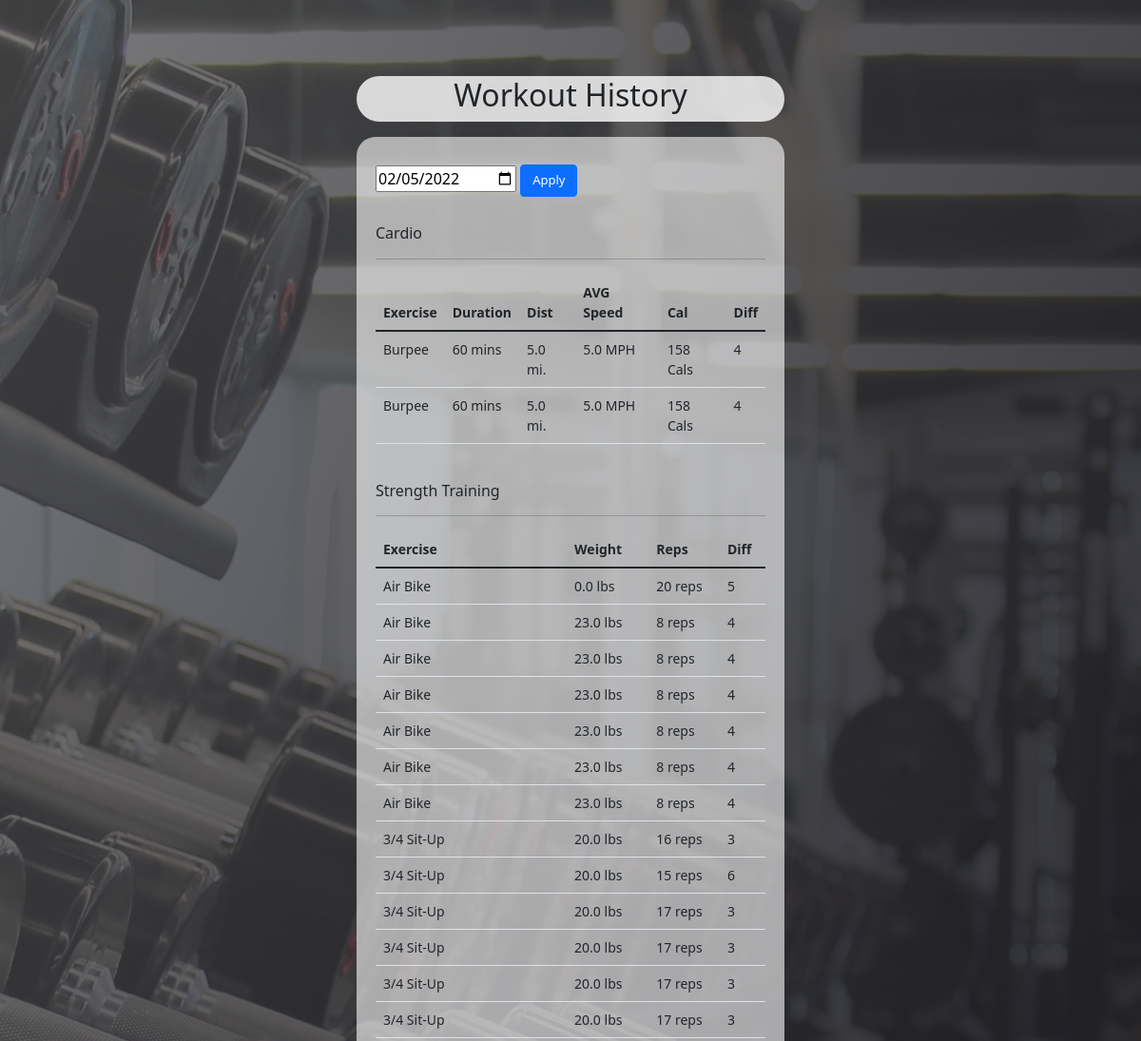
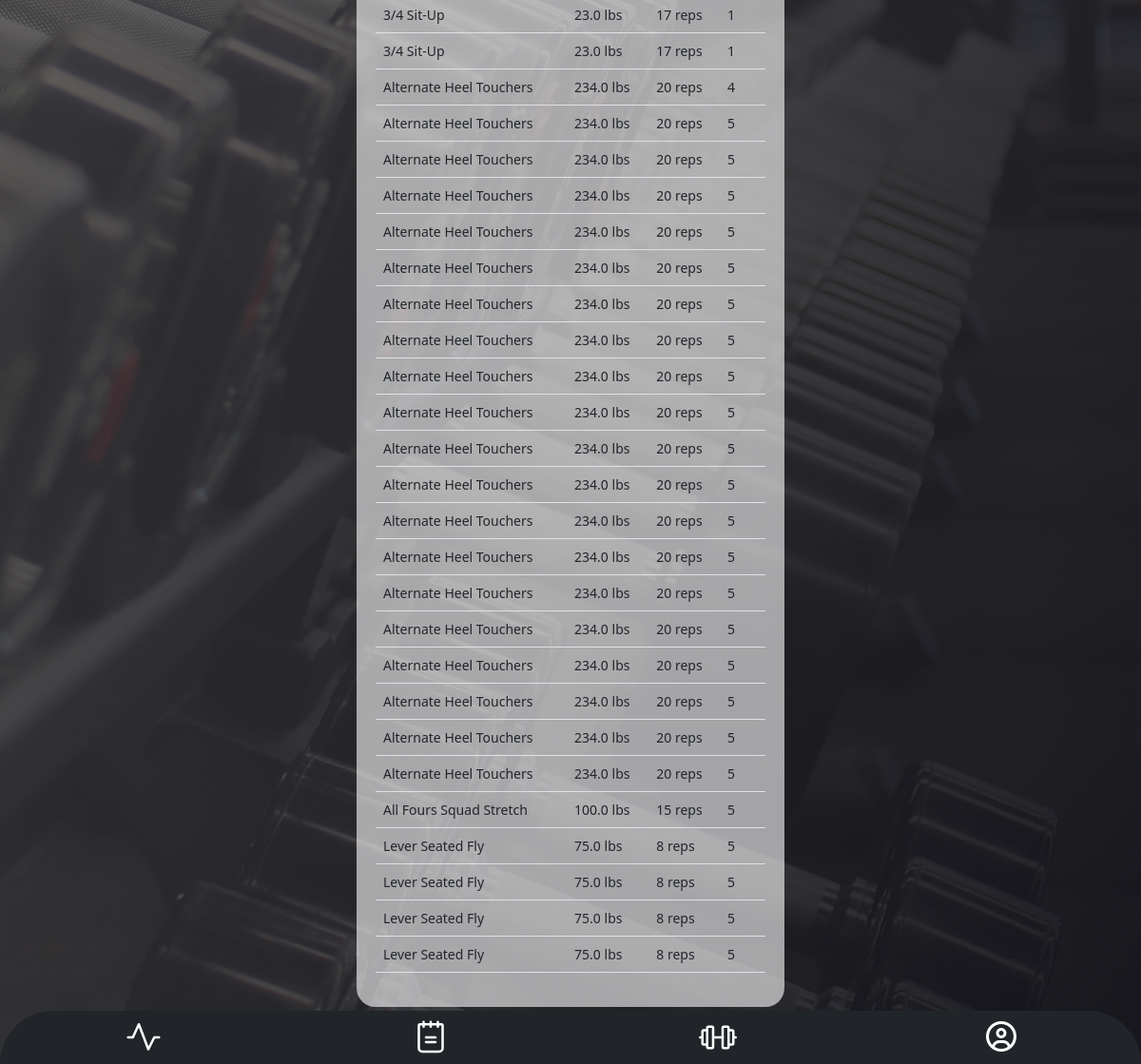
The app's page /history (signed in) with its own data (2 pictures, top to bottom).
### app.py (models this page shows, shortened)
class WorkoutLog(db.Model):
    id = db.Column(db.Integer, primary_key=True)
    userId = db.Column(db.Integer, db.ForeignKey('users.id'))
    recorded = db.Column(db.DateTime, unique=False, nullable=False)
    exercise = db.Column(db.String(100), unique=False, nullable=False)
    type = db.Column(db.String(100), unique=False, nullable=False) # Cardio or weightlift
    reps = db.Column(db.Integer, unique=False, nullable=True)
    weight = db.Column(db.Float, unique=False, nullable=True) # Measured in lbs.
    duration = db.Column(db.Integer, unique=False, nullable=True) # Measured in mins
    distance = db.Column(db.Float, unique=False, nullable=True) # Measured in mi.
    avgSpeed = db.Column(db.Float, unique=False, nullable=True) # Measured in MPH
    calories = db.Column(db.Integer, unique=False, nullable=True) # Calorie Estimation using formula from https://fitness.stackexchange.com/questions/32401/how-to-calculate-calories-in-kcal-from-time-and-distance-running
    difficulty = db.Column(db.Integer, unique=False, nullable=True) # Difficulty scale from 0 to 10

### app.py (the view)
@app.route("/history", methods=["GET", "POST"])
@login_required
def history():
    recorded = date.today().strftime('%Y-%m-%d')
    if request.method == "POST":
        recorded = request.form['date']
    workoutLogs = WorkoutLog.query.filter_by(recorded=f"{recorded} 00:00:00.000000", userId=current_user.id).all()
    date_msg = datetime.strptime(recorded, '%Y-%m-%d').strftime('%m/%d/%Y')
    return render_template("history.html", workoutLogs=workoutLogs, recorded=recorded, date_msg=date_msg)

### app.py (called while the page is built)
@login_manager.user_loader
def load_user(user_id):
    return Users.query.get(int(user_id))

### Templates/history.html (shortened to what this page needs)
{% extends "layout.html" %}
{% block content %}
    <div class="header">
        <h2>Workout History</h2>
    </div>
    <div class="history container form-box page-box">
        <form action="/history" method="POST">
            <input type="date" id="date" name="date" value="{{ recorded }}">
       <button class="btn btn-primary">Apply</button>
        </form>
        <br>
        {% if workoutLogs == [] %}
            <p class="empty-msg">No Workout Logged on {{ date_msg }}</p>
        {% else %}
        <h6>Cardio</h6>
        <hr>
        <table class="table log-table">
            <thead>
                <th scope="col">Exercise</th>
                <th scope="col">Duration</th>
                <th scope="col">Dist</th>
                <th scope="col">AVG Speed</th>
                <th scope="col">Cal</th>
                <th scope="col">Diff</th>
            </thead>
            {% for log in workoutLogs %}
                {% if log.type == "cardio" %}
                <tr>
                    <td>{{ log.exercise.title() }}</td>
                    <td>{{ log.duration }} mins</td>
                    <td>{{ log.distance }} mi.</td>
                    <td>{{ log.avgSpeed }} MPH</td>
                    <td>{{ log.calories }} Cals</td>
                    <td>{{ log.difficulty }}</td>
                </tr>
                {% endif %}
            {% endfor %}
        </table>
        <br>
        <h6>Strength Training</h6>
        <hr>
        <table class="table log-table">
            <thead>
                <th scope="col">Exercise</th>
                <th scope="col">Weight</th>
                <th scope="col">Reps</th>
                <th scope="col">Diff</th>
            </thead>
            {% for log in workoutLogs %}
                {% if log.type == "strength training" %}
                <tr>
                    <td>{{ log.exercise.title() }}</td>
                    <td>{{ log.weight }} lbs</td>
                    <td>{{ log.reps }} reps</td>
                    <td>{{ log.difficulty }}</td>
                </tr>
                {% endif %}
            {% endfor %}
        </table>
        {% endif %}
    </div>
{% endblock %}

### Static/styles.css (style rules this page uses)
input { margin: 10px auto; }
html { min-height: 100%; position:relative; }
html::before { content: ''; position: absolute; z-index: -1; background-image: linear-gradient( 115deg, rgba(78, 78, 80, 0.75), rgba(19, 19, 26, 0.95) ), url("./images/gym.jpg"); background-size:cover; background-repeat: no-repeat; background-position:center; background-attachment: fixed; top: 0; right: 0; left: 0; bottom: 0; }
.form-box { background-color: RGB(255,255,255,0.60); width: 450px; padding: 20px; border-radius: 20px; margin: 5vh auto; }
.header { background-color: RGB(255,255,255, 0.8); width: 450px; padding: 1px; border-radius: 30px; margin: 10vh auto 2vh; }
.history { margin: 0 auto; }
.btn { font-size: small; }
.log-table { font-size: 14px; }
h1,h2 { text-align: center; }
.page-box { margin-bottom: 7.5vh; }

### records on screen
WorkoutLog: exercise "Burpee", duration "60", distance "5.0", avgSpeed "5.0", calories "158", difficulty "4"
WorkoutLog: exercise "Burpee", duration "60", distance "5.0", avgSpeed "5.0", calories "158", difficulty "4"
WorkoutLog: exercise "Air Bike", weight "0.0", reps "20", difficulty "5"
WorkoutLog: exercise "Air Bike", weight "23.0", reps "8", difficulty "4"
WorkoutLog: exercise "Air Bike", weight "23.0", reps "8", difficulty "4"
WorkoutLog: exercise "Air Bike", weight "23.0", reps "8", difficulty "4"
WorkoutLog: exercise "Air Bike", weight "23.0", reps "8", difficulty "4"
WorkoutLog: exercise "Air Bike", weight "23.0", reps "8", difficulty "4"
WorkoutLog: exercise "Air Bike", weight "23.0", reps "8", difficulty "4"
WorkoutLog: exercise "3/4 Sit-Up", weight "20.0", reps "16", difficulty "3"
WorkoutLog: exercise "3/4 Sit-Up", weight "20.0", reps "15", difficulty "6"
WorkoutLog: exercise "3/4 Sit-Up", weight "20.0", reps "17", difficulty "3"
WorkoutLog: exercise "3/4 Sit-Up", weight "20.0", reps "17", difficulty "3"
WorkoutLog: exercise "3/4 Sit-Up", weight "20.0", reps "17", difficulty "3"
WorkoutLog: exercise "3/4 Sit-Up", weight "20.0", reps "17", difficulty "3"
WorkoutLog: exercise "3/4 Sit-Up", weight "23.0", reps "17", difficulty "1"
WorkoutLog: exercise "3/4 Sit-Up", weight "23.0", reps "17", difficulty "1"
WorkoutLog: exercise "Alternate Heel Touchers", weight "234.0", reps "20", difficulty "4"
WorkoutLog: exercise "Alternate Heel Touchers", weight "234.0", reps "20", difficulty "5"
WorkoutLog: exercise "Alternate Heel Touchers", weight "234.0", reps "20", difficulty "5"
WorkoutLog: exercise "Alternate Heel Touchers", weight "234.0", reps "20", difficulty "5"
WorkoutLog: exercise "Alternate Heel Touchers", weight "234.0", reps "20", difficulty "5"
WorkoutLog: exercise "Alternate Heel Touchers", weight "234.0", reps "20", difficulty "5"
WorkoutLog: exercise "Alternate Heel Touchers", weight "234.0", reps "20", difficulty "5"
WorkoutLog: exercise "Alternate Heel Touchers", weight "234.0", reps "20", difficulty "5"
WorkoutLog: exercise "Alternate Heel Touchers", weight "234.0", reps "20", difficulty "5"
WorkoutLog: exercise "Alternate Heel Touchers", weight "234.0", reps "20", difficulty "5"
WorkoutLog: exercise "Alternate Heel Touchers", weight "234.0", reps "20", difficulty "5"
WorkoutLog: exercise "Alternate Heel Touchers", weight "234.0", reps "20", difficulty "5"
WorkoutLog: exercise "Alternate Heel Touchers", weight "234.0", reps "20", difficulty "5"
WorkoutLog: exercise "Alternate Heel Touchers", weight "234.0", reps "20", difficulty "5"
WorkoutLog: exercise "Alternate Heel Touchers", weight "234.0", reps "20", difficulty "5"
WorkoutLog: exercise "Alternate Heel Touchers", weight "234.0", reps "20", difficulty "5"
WorkoutLog: exercise "Alternate Heel Touchers", weight "234.0", reps "20", difficulty "5"
WorkoutLog: exercise "Alternate Heel Touchers", weight "234.0", reps "20", difficulty "5"
WorkoutLog: exercise "Alternate Heel Touchers", weight "234.0", reps "20", difficulty "5"
WorkoutLog: exercise "Alternate Heel Touchers", weight "234.0", reps "20", difficulty "5"
WorkoutLog: exercise "All Fours Squad Stretch", weight "100.0", reps "15", difficulty "5"
WorkoutLog: exercise "Lever Seated Fly", weight "75.0", reps "8", difficulty "5"
WorkoutLog: exercise "Lever Seated Fly", weight "75.0", reps "8", difficulty "5"
WorkoutLog: exercise "Lever Seated Fly", weight "75.0", reps "8", difficulty "5"
WorkoutLog: exercise "Lever Seated Fly", weight "75.0", reps "8", difficulty "5"
